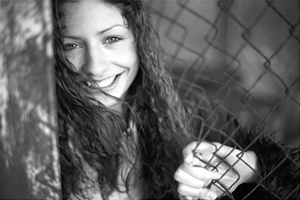
#> input picture image-filtering/image.png, 300 x 200 px, given in place of the camera
$ python lucas-kanade.py   (older library calls are emulated)
#> lines starting #> are read from the running program, lines starting #| are printed output that depends on the picture
import cv2
import numpy as np
import matplotlib.pyplot as plt


def lucas_kanade(image1, image2):
    # Init image flow
    u = np.zeros(image1.size)
    v = np.zeros(image1.size)

    Ix, Iy, It = compute_derivatives(image1, image2)

    # Compute elements needed to build A.T*A
    Ix2 = Ix**2
    Iy2 = Iy**2
    IxIy = Ix * Iy
    IxIt = Ix * It
    IyIt = Iy * It

    # Compute sum of elements in window
    window_size = 17
    Ix2_sum = compute_window_sum(Ix2, window_size)
    Iy2_sum = compute_window_sum(Iy2, window_size)
    IxIy_sum = compute_window_sum(IxIy, window_size)
    IxIt_sum = compute_window_sum(IxIt, window_size)
    IyIt_sum = compute_window_sum(IyIt, window_size)

    # Solve equation v = (A.T*A)^(-1) * A.T*b
    det = Ix2_sum * Iy2_sum - IxIy_sum**2
    det[np.where(det == 0)] = 1 # To prevent division by zero
    # print(det.min())
    u = IxIy_sum * IyIt_sum - Iy2_sum * IxIt_sum
    v = IxIt_sum * IxIy_sum - Ix2_sum * IyIt_sum
    u = u / det
    v = v / det

    # print(u.max())
    return u, v


def compute_derivatives(image1, image2):
    # Masks needed to compute Ix, Iy, It
    Ix_mask = np.array([[-1, 1], [-1, 1]]) * 0.25
    Iy_mask = np.array([[-1, -1], [1, 1]]) * 0.25
    It_mask = np.array([[1, 1], [1, 1]]) * 0.25

    # Compute Ix, Iy, It
    Ix = cv2.filter2D(image1, cv2.CV_64F, Ix_mask) + cv2.filter2D(image2, cv2.CV_64F, Ix_mask)
    Iy = cv2.filter2D(image1, cv2.CV_64F, Iy_mask) + cv2.filter2D(image2, cv2.CV_64F, Iy_mask)
    It = cv2.filter2D(image1, cv2.CV_64F, It_mask) + cv2.filter2D(image2, cv2.CV_64F, -It_mask)

    return Ix, Iy, It


def compute_window_sum(matrix, window_size=3):
    mask = np.ones((window_size, window_size))
    window_sum = cv2.filter2D(matrix, cv2.CV_64F, mask)

    return window_sum


def plot_solution(image, u, v, scale=1):
    mesh_padding = 7
    plt.figure()
    plt.imshow(image, cmap='gray')
    for i in range(0, u.shape[0], mesh_padding):
            for j in range(0, u.shape[1], mesh_padding):
                    plt.arrow(j, i, v[i,j]*scale, u[i,j]*scale, color='red', head_width=1)


def main():
     # Load images in grayscale
    image1_orig = cv2.imread('images/image1.jpg', 0)
    image2_orig = cv2.imread('images/image2.jpg', 0)

    # Use gaussian blur to reduce noise
    mask = (51, 51)
    image1 = cv2.GaussianBlur(image1_orig, mask, 0)
    image2 = cv2.GaussianBlur(image2_orig, mask, 0)

    u, v = lucas_kanade(image1, image2)

    # Plot
    plot_solution(image2_orig, u, v)
    plt.show()


def draw_arrows(image, u, v):
    mesh_padding = 7
    for i in range(0, u.shape[0], mesh_padding):
            for j in range(0, u.shape[1], mesh_padding):
                    cv2.arrowedLine(image, (i, j), (i + int(u[i,j]), j + int(v[i,j])), (0,0,255))

    return image

def feed_from_cam():
    mask = (51, 51)

    cap = cv2.VideoCapture(0)
    ret, prev_frame = cap.read()
#> prev_frame is the input picture: shape (200, 300, 3); min 0, max 255, mean 95.4
    prev_frame = cv2.cvtColor(prev_frame, cv2.COLOR_BGR2GRAY)
#> prev_frame: shape (200, 300)
    prev_frame = cv2.GaussianBlur(prev_frame, mask, 0)
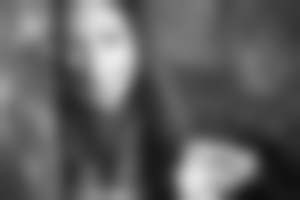
#> prev_frame: shape (200, 300); min 13, max 234, mean 95.5

    while (True):
        ret, frame = cap.read()
        frame_gray = cv2.cvtColor(frame, cv2.COLOR_BGR2GRAY)
        frame_gray = cv2.GaussianBlur(frame_gray, mask, 0)

        u, v = lucas_kanade(prev_frame, frame_gray)
#> in compute_derivatives, `Ix = cv2.filter2D(image1, cv2.CV_64F, Ix_mask) + cv2.filter2D(image2, ..`:
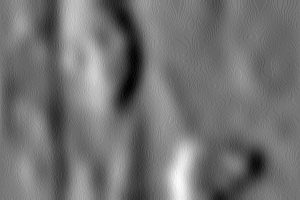
#> Ix: shape (200, 300) float64; min -8.5, max 10, mean -0.2; drawn with min black and max white
#> in compute_derivatives, `Iy = cv2.filter2D(image1, cv2.CV_64F, Iy_mask) + cv2.filter2D(image2, ..`:
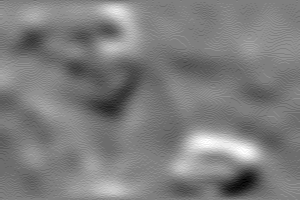
#> Iy: shape (200, 300) float64; min -7, max 7, mean -0.0855; drawn with min black and max white
#> in compute_derivatives, `It = cv2.filter2D(image1, cv2.CV_64F, It_mask) + cv2.filter2D(image2, ..`: It: shape (200, 300) float64; every value is 0
#> in lucas_kanade, `Ix2 = Ix**2`:
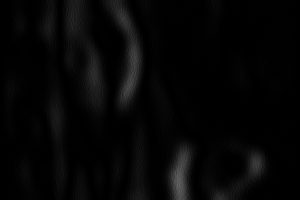
#> Ix2: shape (200, 300) float64; min 0, max 100, mean 5.6
#> in lucas_kanade, `Iy2 = Iy**2`:
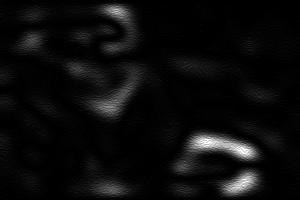
#> Iy2: shape (200, 300) float64; min 0, max 49, mean 2.3; drawn with min black and max white
#> in lucas_kanade, `IxIt = Ix * It`: IxIt: shape (200, 300) float64; every value is 0
#> in lucas_kanade, `IyIt = Iy * It`: IyIt: shape (200, 300) float64; every value is 0
#> call 3 of compute_window_sum, with window_size = 17
#> in compute_window_sum (call 3), `window_sum = cv2.filter2D(matrix, cv2.CV_64F, mask)`:
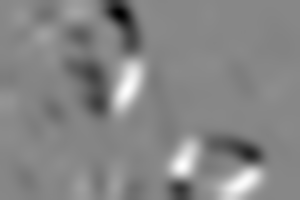
#> window_sum: shape (200, 300) float64; min -6846.5, max 6040.2, mean -81.4; drawn with min black and max white
#> in lucas_kanade, `det = Ix2_sum * Iy2_sum - IxIy_sum**2`:
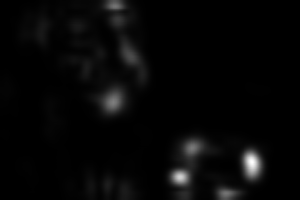
#> det: shape (200, 300) float64; min 339.5, max 20199777.2, mean 574575.4; drawn with min black and max white
#> in lucas_kanade, `u = IxIy_sum * IyIt_sum - Iy2_sum * IxIt_sum`: u: shape (200, 300) float64; every value is 0

        frame_w_flow = draw_arrows(frame_gray, u, v)

        # Display the resulting frame
        cv2.imshow('frame', frame_w_flow)
        if cv2.waitKey(1) & 0xFF == ord('q'):
#> (key q is pressed here)
            break

        prev_frame = frame_gray.copy()

    # When everything done, release the capture
    cap.release()
    cv2.destroyAllWindows()

if __name__ == "__main__":
    feed_from_cam()
